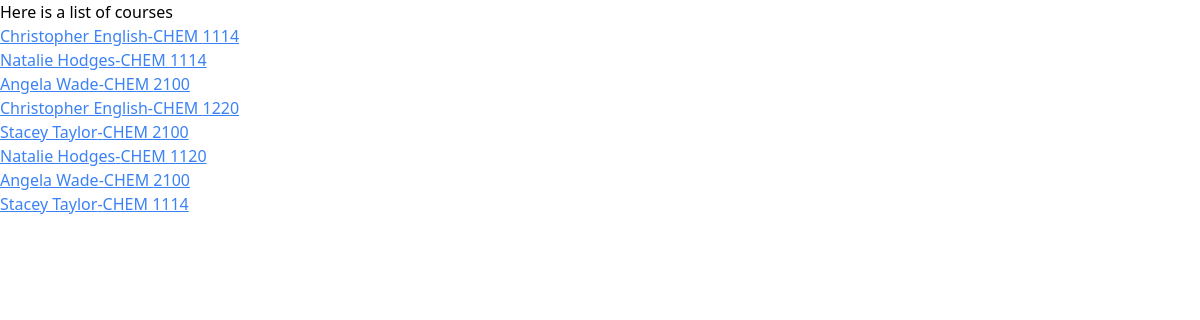
The page /search/subject=CHEM/ on the database its author committed.
### professors/models.py (models this page shows, shortened)
class Course(models.Model):
    school = models.ForeignKey(School, on_delete=models.CASCADE)
    subject = models.CharField(max_length=30)
    course_number = models.CharField(max_length=20, blank=True, null=True)
    professor = models.ForeignKey(Professor, on_delete=models.CASCADE)

class Professor(models.Model):
    name = models.CharField(max_length=100)
    school = models.ForeignKey(School, on_delete=models.CASCADE)
    department = models.CharField(max_length=100, blank=True, null=True)

### professors/views.py (the view)
# urls.py: path('search/subject=<str:subject>/', views.search_subject, name='search_subject'),
def search_subject(request, subject):
    courses = Course.objects.filter(subject=subject)
    return render(request, 'professors/search_course.html', context={'results': courses})

### professors/templates/professors/search_course.html
{% extends 'professors/base.html' %} {% block content %}
<div>
  <p>Here is a list of courses</p>
  {% if not results %} no results {% endif %} {% for result in results %}
  <p>
    <a
      class="underline text-blue-500"
      href="{% url 'course_ratings' result.id %}"
      >{{ result.professor.name}}-{{ result.subject }}
      {{result.course_number}}</a
    >
  </p>
  {% endfor %}
</div>
{% endblock %}

### rows shown on the page
Course: professor.name "Christopher English", subject "CHEM", course_number "1114"
Course: professor.name "Natalie Hodges", subject "CHEM", course_number "1114"
Course: professor.name "Angela Wade", subject "CHEM", course_number "2100"
Course: professor.name "Christopher English", subject "CHEM", course_number "1220"
Course: professor.name "Stacey Taylor", subject "CHEM", course_number "2100"
Course: professor.name "Natalie Hodges", subject "CHEM", course_number "1120"
Course: professor.name "Angela Wade", subject "CHEM", course_number "2100"
Course: professor.name "Stacey Taylor", subject "CHEM", course_number "1114"
